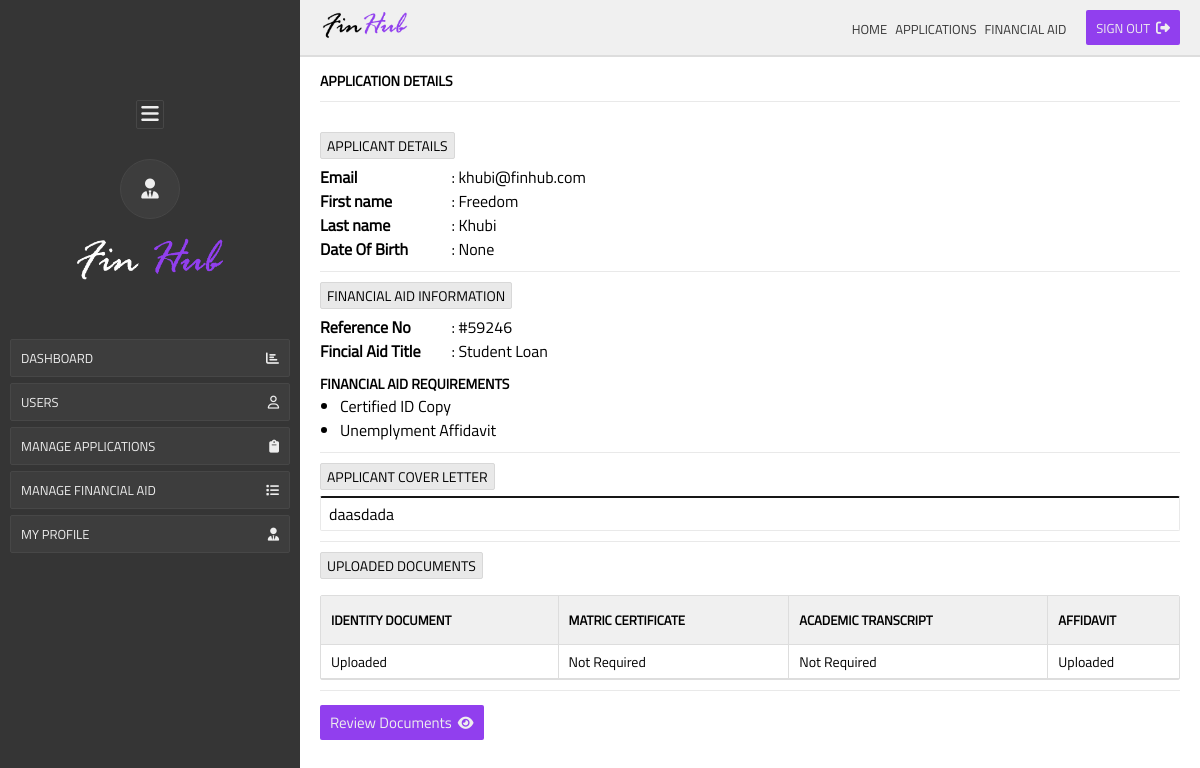
The app's page /application/details/1 (signed in) with its own data.
### Finhub/models.py (models this page shows)
class User(db.Model, UserMixin):
    __tablename__ = 'users'
    id = db.Column(db.Integer, primary_key=True)
    email = db.Column(db.String(100), unique=True)
    first_name = db.Column(db.String(100))
    last_name = db.Column(db.String(100))
    password = db.Column(db.String(100))
    applications = db.relationship('Application')
    is_admin = db.Column(db.Boolean, unique=False, default=False)
    created = db.Column(db.DateTime(timezone=True), default=func.now())

class Profile(db.Model):
    __tablename__ = 'profiles'
    id = db.Column(db.Integer, primary_key=True)
    student_number = db.Column(db.String(10), unique=True)
    gender = db.Column(db.String(10))
    date_of_birth = db.Column(db.String(100))
    address = db.Column(db.String(100))
    zip_code = db.Column(db.String(100))
    user_id = db.Column(db.Integer, db.ForeignKey(User.id))

class Application(db.Model):
    __tablename__ = 'applications'
    id = db.Column(db.Integer, primary_key=True)
    application_date = db.Column(
        db.DateTime(timezone=True), default=func.now())
    user_id = db.Column(db.Integer, db.ForeignKey(User.id))
    app_reference_number = db.Column(db.String(150))
    id_document = db.Column(db.String(150))
    id_doc_link = db.Column(db.String(150))
    matric_certificate = db.Column(db.String(150))
    matric_doc_link = db.Column(db.String(150))
    academic_transcript = db.Column(db.String(150))
    academic_doc_link = db.Column(db.String(150))
    unemployed_affidavit = db.Column(db.String(150))
    unemployed_doc_link = db.Column(db.String(150))
    cover_letter = db.Column(db.String(200))
    application_status = db.Column(db.String(150))
    is_submitted = db.Column(db.Boolean, unique=False, default=False)
    on_review = db.Column(db.Boolean, unique=False, default=False)
    is_successful = db.Column(db.Boolean, unique=False, default=False)
    is_rejected = db.Column(db.Boolean, unique=False, default=False)

class Bursary(db.Model):
    __tablename__ = 'bursaries'
    id = db.Column(db.Integer, primary_key=True)
    closing_date = db.Column(db.DateTime(timezone=True))
    posted_date = db.Column(db.DateTime(timezone=True), default=func.now())
    number_of_applicants = db.Column(db.Integer)
    is_valid = db.Column(db.Boolean, unique=False, default=False)
    reference_number = db.Column(db.String(100), default="")
    title = db.Column(db.String(100), default="")
    company = db.Column(db.String(100), default="")
    description = db.Column(db.String(150), default="")
    certified_id_required = db.Column(db.Boolean, unique=False, default=False)
    matric_required = db.Column(db.Boolean, unique=False, default=False)
    academic_required = db.Column(db.Boolean, unique=False, default=False)
    unemployment_affidavit = db.Column(db.Boolean, unique=False, default=False)
    company_logo = db.Column(db.String(100), default="")

### Finhub/admin.py (the view)
@admin.route('/application/details/<id>')
@login_required
def application_details(id):
    if is_adminnistrator() == False:
        return redirect('/unauthorized-access')
    application = Application.query.get(int(id))
    application_user = User.query.get(int(application.user_id))
    bursary = Bursary.query.filter_by(
        reference_number=application.app_reference_number).first()
    application_profile = Profile.query.filter_by(
        user_id=application_user.id).first()
    return render_template(
        "admin/application__details.html",
        application=application,
        application_user=application_user,
        application_profile=application_profile,
        bursary=bursary
    )

### Finhub/admin.py (called while the page is built)
def is_adminnistrator():
    logged_user = User.query.get(int(current_user.id))
    return logged_user.is_admin

### Finhub/templates/admin/application__details.html (shortened to what this page needs)
{% extends 'admin/admin__base__template.html' %}  {% block admin__content %}
<div class="dashboard__wrapper">
  <p class="page__title">Application Details</p>
  <div class="custom__hr"></div>
  <div class="dashboard__content">
    <div class="applicant__details">
      <p class="page__title mb__2 tagline">Applicant Details</p>
      <div class="tab__group">
        <p class="tab__label"><b>Email</b></p>
        <p class="tab__value">: {{application_user.email}}</p>
      </div>
      <div class="tab__group">
        <p class="tab__label"><b>First name</b></p>
        <p class="tab__value">: {{application_user.first_name}}</p>
      </div>
      <div class="tab__group">
        <p class="tab__label"><b>Last name</b></p>
        <p class="tab__value">: {{application_user.last_name}}</p>
      </div>
      <div class="tab__group">
        <p class="tab__label"><b>Date Of Birth</b></p>
        <p class="tab__value">: {{application_profile.date_of_birth}}</p>
      </div>
    </div>
    <div class="custom__hr"></div>
    <p class="page__title mb__2 tagline">Financial Aid Information</p>
    <div class="tab__group">
      <p class="tab__label"><b>Reference No</b></p>
      <p class="tab__value">: #{{application.app_reference_number}}</p>
    </div>
    <div class="tab__group">
      <p class="tab__label"><b>Fincial Aid Title</b></p>
      <p class="tab__value">: {{bursary.title}}</p>
    </div>
    <div class="bursary__requirements">
      <p class="page__title">Financial Aid Requirements</p>
      <ul>
        {% if bursary.certified_id_required %}
        <li>Certified ID Copy</li>
        {% endif %}  {% if bursary.unemployment_affidavit %}
        <li>Unemplyment Affidavit</li>
        {% endif %}
      </ul>
    </div>
    <div class="custom__hr"></div>
    <p class="page__title mb__2 tagline">Applicant Cover Letter</p>
    <div class="applicant__cover__letter">
      <p>{{application.cover_letter}}</p>
    </div>
    <div class="custom__hr"></div>
    <p class="page__title mb__2 tagline">Uploaded Documents</p>
    <div class="bursary__table__wrapper">
      <table cellspacing="0">
        <thead>
          <tr>
            <th>Identity Document</th>
            <th>Matric Certificate</th>
            <th>Academic Transcript</th>
            <th>Affidavit</th>
          </tr>
        </thead>
        <tbody>
          <tr>
            <td>{{application.id_document}}</td>
            <td>{{application.matric_certificate}}</td>
            <td>{{application.academic_transcript}}</td>
            <td>{{application.unemployed_affidavit}}</td>
          </tr>
        </tbody>
      </table>
    </div>
    <div class="custom__hr"></div>
    <div class="application__details__action">
      {% if application.is_submitted == 1 and application.on_review == 0 %}
      <a
        href="/application/details/review-documents/{{application.id}}"
        class="btn__custom btn__primary"
        >Review Documents <i class="fa fa-eye btn__icon__right"></i
      ></a>
      {% endif %}
    </div>
  </div>
</div>
{% endblock %}

### Finhub/static/css/style.css (style rules this page uses)
*, *::after, *::before { padding: 0; margin: 0; box-sizing: border-box; }
a { text-decoration: none; }
.page__title { text-transform: uppercase; display: inline-block; font-size: 14px; font-weight: bolder; border-radius: var(--borderRadius); }
ul { list-style: none; }
.btn__custom { outline: none; border: none; text-decoration: none; display: inline-flex; align-items: center; justify-content: center; height: 35px; padding-inline: 10px; border-radius: var(--borderRadius); font-size: 15px; margin-top: 4px; cursor: pointer; }
.btn__primary { background: var(--primary); color: var(--light); }
.btn__icon__right { margin-left: 6px; font-size: 14px !important; }
.tagline { display: inline-block !important; }
.mb__2 { margin-bottom: 10px; }
.custom__hr { width: 100%; height: 1px; background: var(--lightBorder); margin: 10px 0; }
.tab__group { display: grid; grid-template-columns: 1fr 6fr; gap: 10px; }
.tagline { background: var(--lightBorder); border: 1px solid var(--inputBorderColor); padding: 2px 6px; font-weight: lighter; display: inline-block; border-radius: var(--borderRadius); margin-bottom: 6px; }
.bursary__requirements { margin-top: 10px; }
.bursary__requirements ul { list-style: disc; margin-left: 20px; }
.applicant__cover__letter { border: 1px solid var(--lightBorder); border-radius: var(--borderRadius); padding: 4px 8px; border-top: 2px solid var(--dark); }

### Finhub/static/css/admin.css (style rules this page uses)
*, *::after, *::before { padding: 0; margin: 0; box-sizing: border-box; }
table * { font-family: "Titillium", monospace; }
table { width: 100%; border: 1px solid #dddddd !important; margin-top: 10px; border-radius: var(--borderRadius); }
thead tr th { background: var(--admin--nav); padding: 14px 10px; text-align: left; font-size: 13px; font-weight: lighter; border-bottom: 1px solid #dddddd; text-transform: uppercase; font-weight: bold; }
tbody tr td { padding: 6px 10px; text-transform: initial; font-size: 14px; }
tbody tr td, thead tr th { border-bottom: 1px solid #dddddd; border-right: 1px solid #dddddd; }
tbody tr td:last-child, thead tr th:last-child { border-right: none; }
.dashboard__content { margin-top: 30px; }

### Finhub/static/css/variables.css (style rules this page uses)
:root { --primary: #913fee; --bodyBackground: #394775; --dark: #161616; --borderRadius: 2px; --light: #eeeeee; --inputBackground: #f1f1f1; --inputBackgroundDarker: #ececec; --lightBorder: #e9e9e9; --inputBorderColor: #d8d8d8; --dangerColor: #ec4444; --successColor: #54b946; --successBorder: #4ca840; --successColorTran: #cdffc6fd; --successBorderTrans: #a7eb9e; --dangerColorTran: #ffc6c6fd; --dangerBorderTrans: #eb9e9e; --primaryColorTran: #e8c6fffd; --primaryBorderTrans: #cc9eeb; --admin--nav: #f0f0f0; --admin--nav--border: #dddddd; --admin--dark: #353535; --admin--dark--trans: #3d3d3d; --admin--dark--trans--border: #474747; }

### records on screen
User: email "khubi@finhub.com", first_name "Freedom", last_name "Khubi"
Profile: date_of_birth "None"
Application: app_reference_number "59246", cover_letter "daasdada", id_document "Uploaded", matric_certificate "Not Required", academic_transcript "Not Required", unemployed_affidavit "Uploaded"
Bursary: title "Student Loan"
